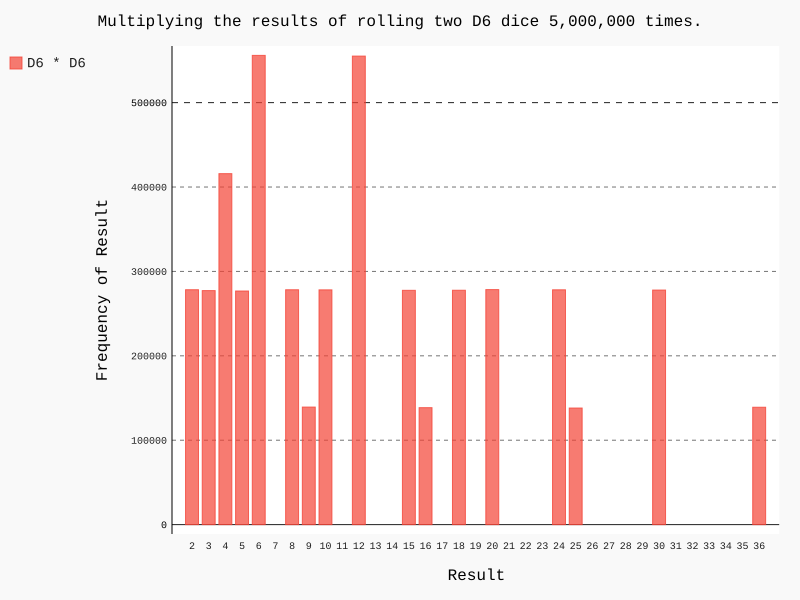

Recreate this plot in Python.
import pygal

from die import Die

# Create two D8 dice.
die_1 = Die(6)
die_2 = Die(6)

# Make some rolls, and store results in a list.
results = []
for roll_num in range(5000000):
    result = die_1.roll() * die_2.roll()
    results.append(result)

# Analyze the results.
frequencies = []
x_labels = []
max_result = die_1.num_sides * die_2.num_sides
for value in range(2, max_result+1):
    frequency = results.count(value)
    frequencies.append(frequency)
    x_labels.append(value)

# Visualize the results.
hist = pygal.Bar()

hist.title = "Multiplying the results of rolling two D6 dice 5,000,000 times."
hist.x_labels = x_labels
hist.x_title = "Result"
hist.y_title = "Frequency of Result"

hist.add('D6 * D6', frequencies)
hist.render_to_file('dice_visual.svg')
